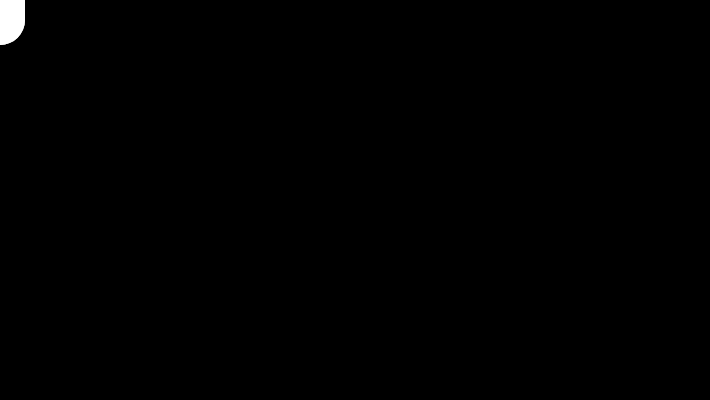
Frame 1 (no input)
Frame 60 (no input): identical to frame 1, image omitted
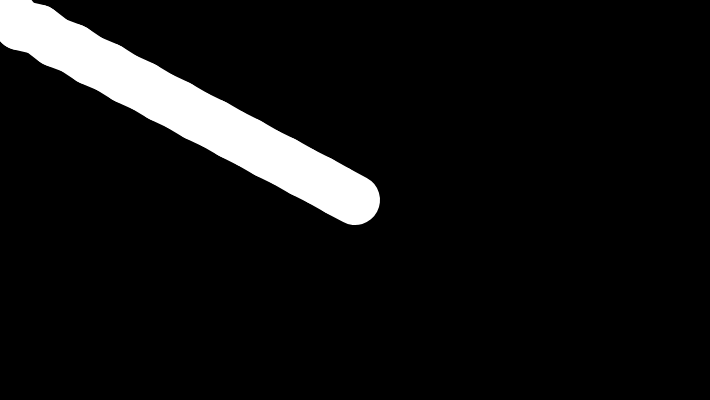
Frame 120 (the mouse pressed at the canvas centre since frame 60)

The p5.js sketch that drew these frames (run headless with seeded random() and noise() and a simulated clock; from frame 60 on, the mouse is pressed at the canvas centre):

// p5.js sketch
// ── sketch.js


var red;
var green;


var x = [],
  y = [],
  segNum = 20,
  segLength = 20;

for (var i = 0; i < segNum; i++) {
  x[i] = 0;
  y[i] = 0;
}

function setup() {
  createCanvas(710, 400);
  	green = 0;
	red = 0;
  strokeWeight(50);
  stroke(255, 255);
}

function draw() {
  background(0);
 







  dragSegment(0, mouseX, mouseY);
  for( var i=0; i<x.length-1; i++) {
    dragSegment(i+1, x[i], y[i]);
  }
}

function dragSegment(i, xin, yin) {
  var dx = xin - x[i];
  var dy = yin - y[i];
  var angle = atan2(dy, dx);
  x[i] = xin - cos(angle) * segLength;
  y[i] = yin - sin(angle) * segLength;
  segment(x[i], y[i], angle);
}

function segment(x, y, a) {
  push();
  translate(x, y);
  rotate(a);
  line(0, 0, segLength, 0);
  pop();
}
